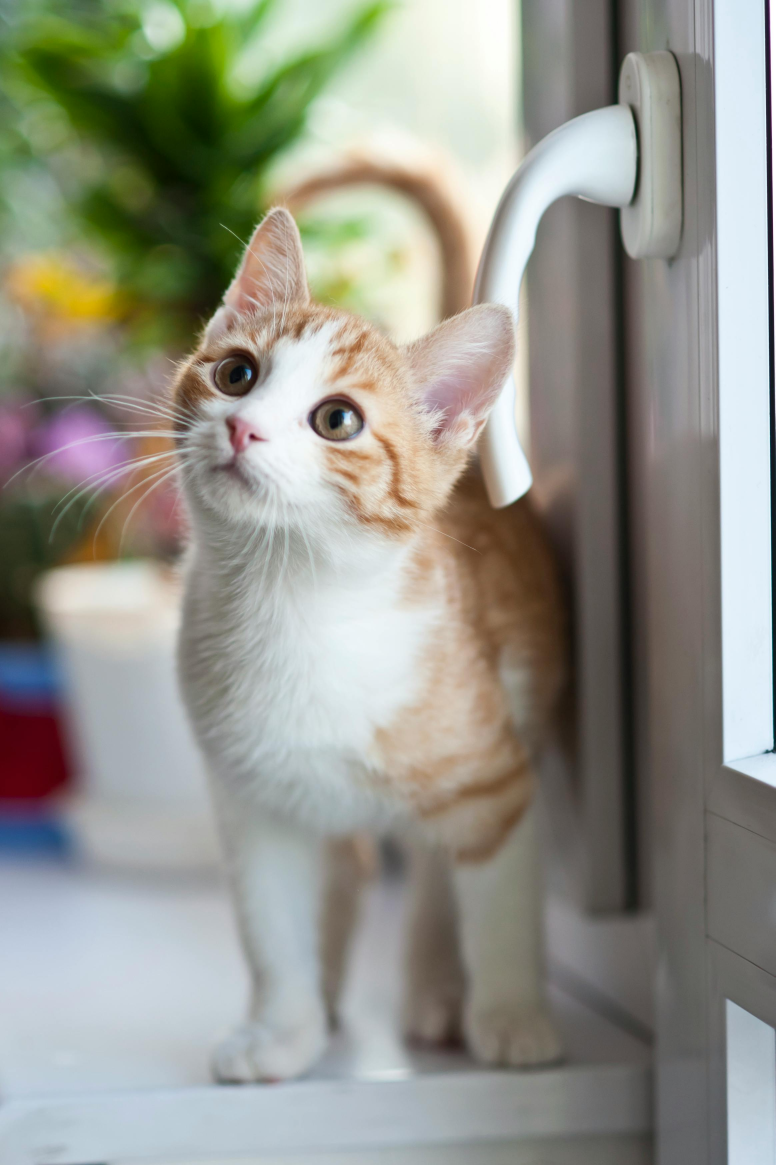
#> input picture cat.jpg, 2326 x 3495 px, given in place of black&white.jpg, which was not available (shown at 1/3 size)
$ python q8.py
#> lines starting #> are read from the running program, lines starting #| are printed output that depends on the picture; pictures that were not available may be replaced by others from this repository, and a replacement may not be noted
import cv2
import numpy as np
def main():
    # 1. Load the two grayscale images
    sq1 = cv2.imread('black&white.jpg', cv2.IMREAD_GRAYSCALE)
#> sq1: shape (3495, 2326); min 3, max 255, mean 147.3
    sq2 = cv2.imread('house.jpg', cv2.IMREAD_GRAYSCALE)
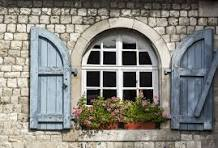
#> input picture house.jpg, 218 x 148 px
#> sq2: shape (148, 218); min 0, max 255, mean 132.3
    if sq1 is None or sq2 is None:
        print("Error: Could not load one of the images. Check the file paths.")
        return
    sq2 = cv2.resize(sq2, (sq1.shape[1], sq1.shape[0]))
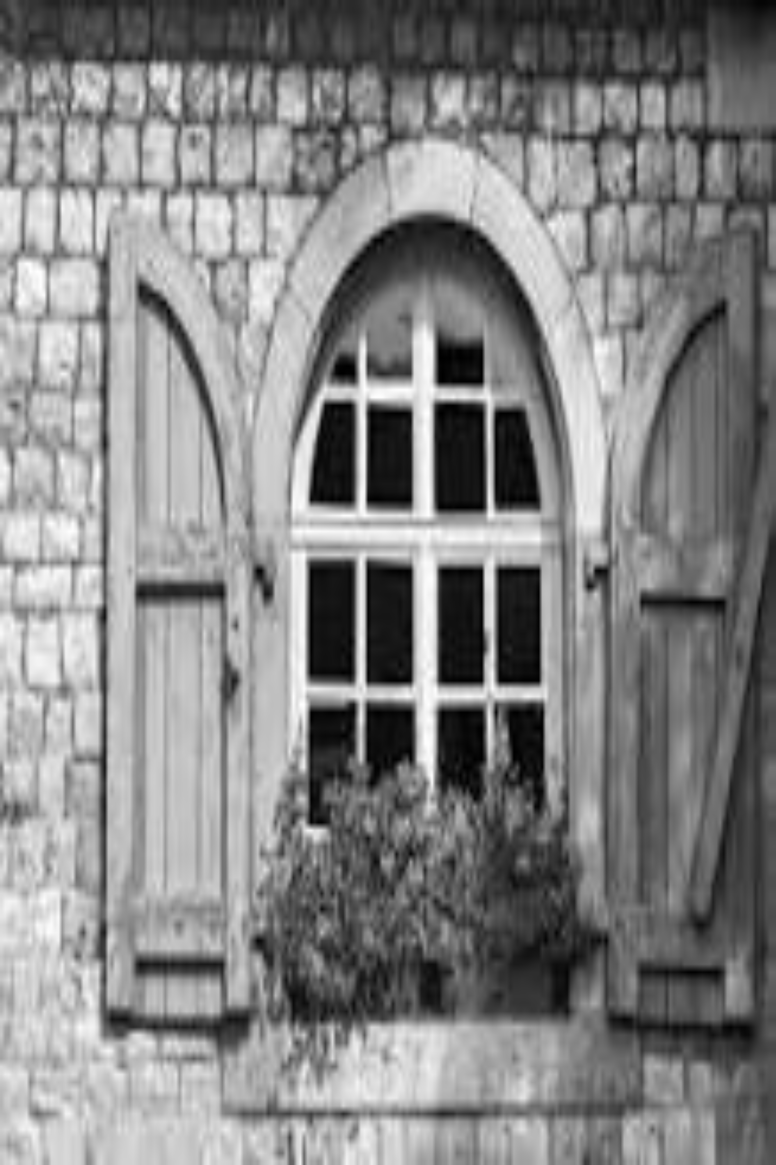
#> sq2: shape (3495, 2326) (shown at 1/3 size); min 0, max 255, mean 132.2

    # (Optional) Convert to true binary (0 or 255) if needed
    # _, sq1 = cv2.threshold(sq1, 127, 255, cv2.THRESH_BINARY)
    # _, sq2 = cv2.threshold(sq2, 127, 255, cv2.THRESH_BINARY)

    octagon_or  = cv2.bitwise_or(sq1, sq2)
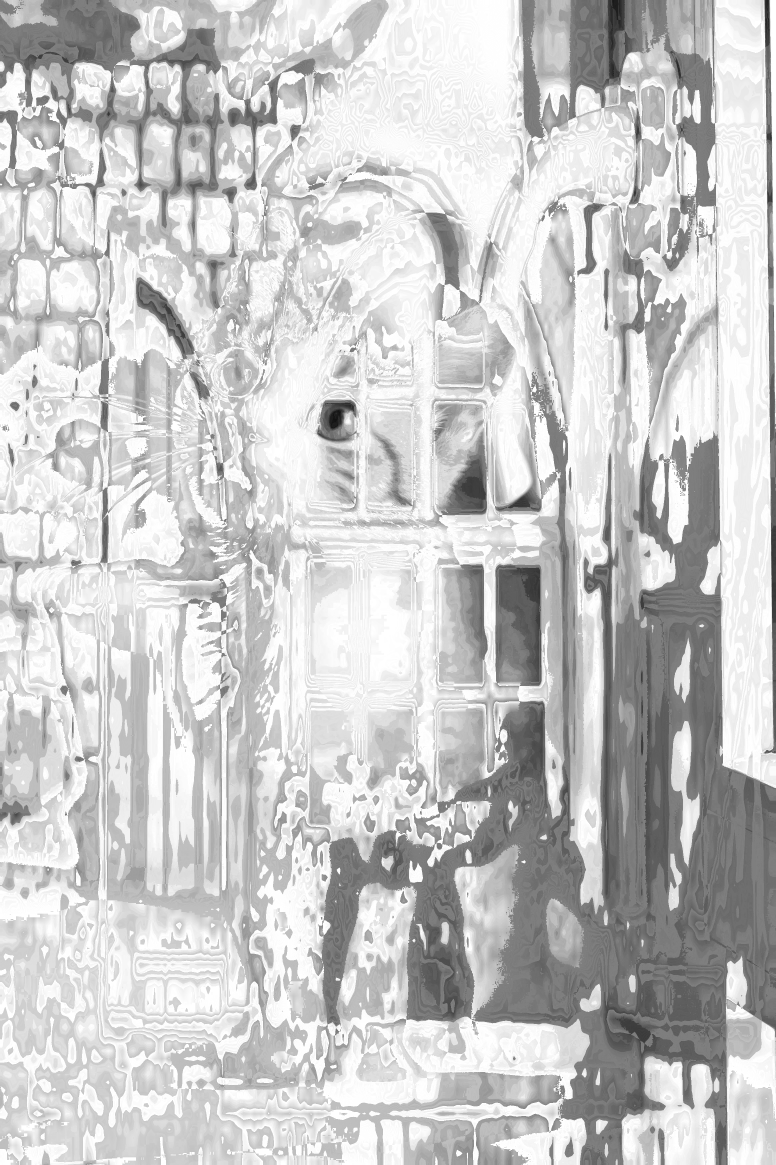
#> octagon_or: shape (3495, 2326) (shown at 1/3 size); min 14, max 255, mean 200.7
    octagon_and = cv2.bitwise_and(sq1, sq2)
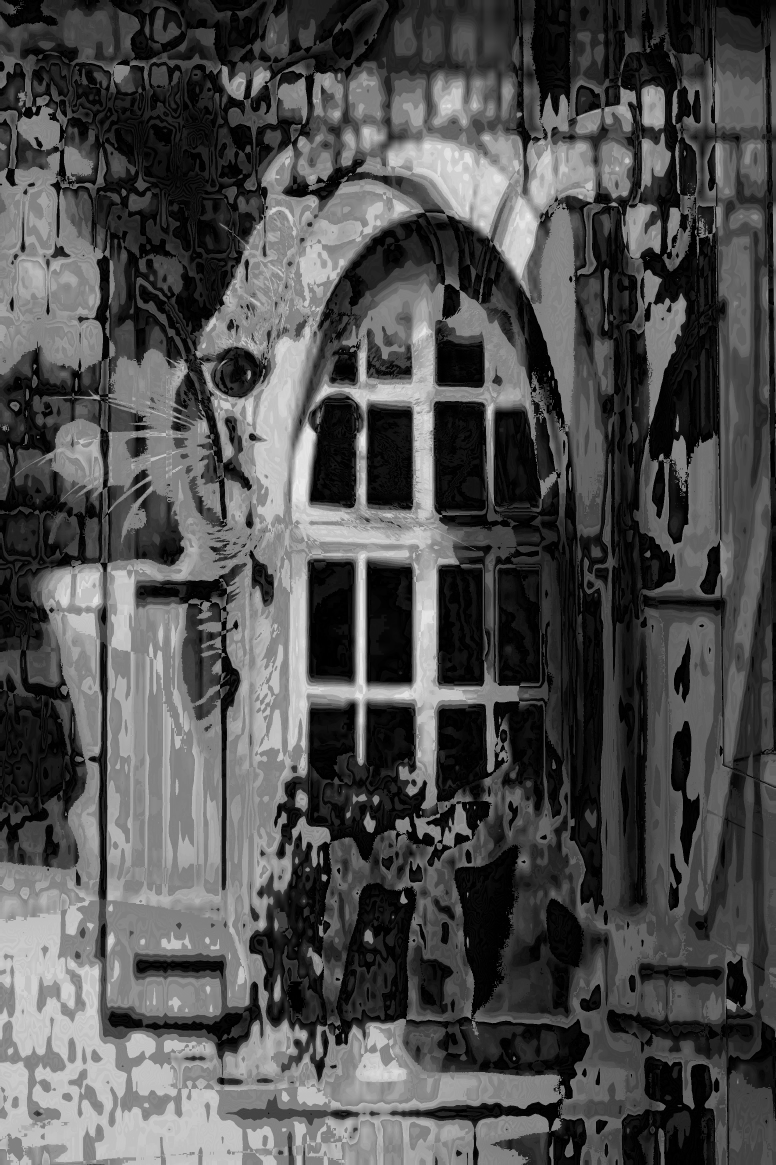
#> octagon_and: shape (3495, 2326) (shown at 1/3 size); min 0, max 247, mean 78.8
    star_xor    = cv2.bitwise_xor(sq1, sq2)
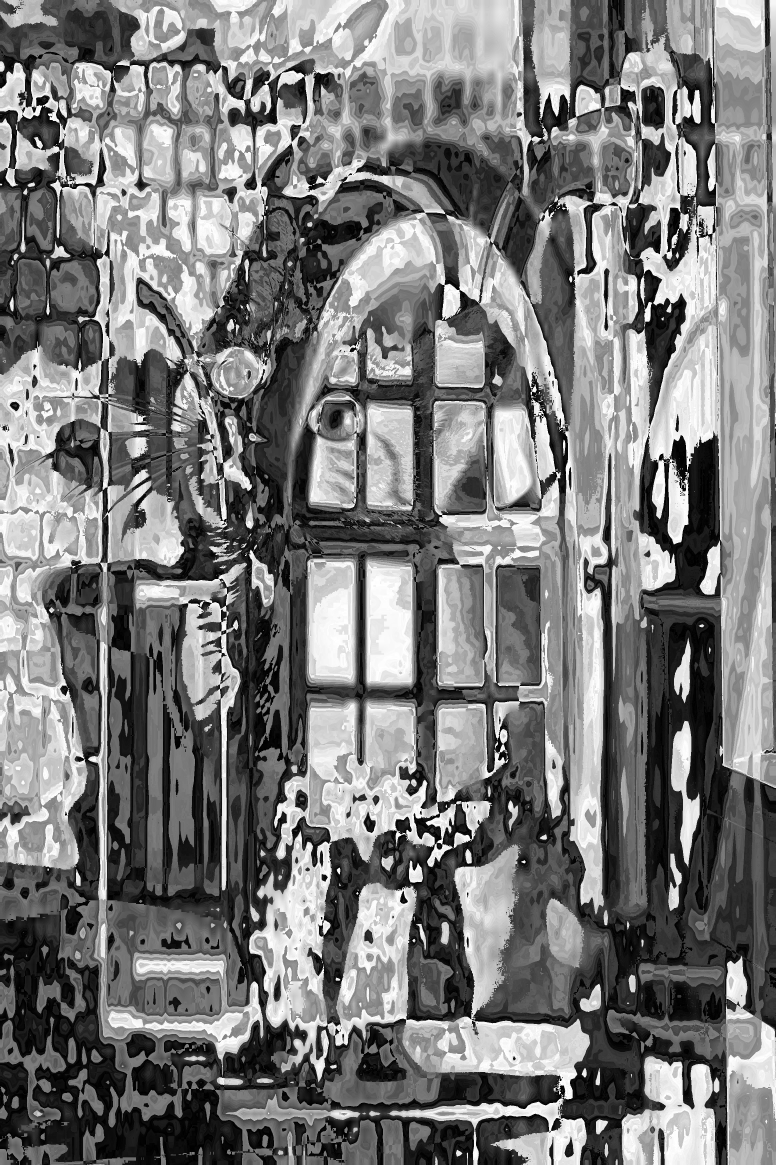
#> star_xor: shape (3495, 2326) (shown at 1/3 size); min 0, max 255, mean 121.9
    cv2.imshow("black&white (sq1)", sq1)
    cv2.imshow("house (sq2) resized", sq2)
    cv2.imshow("Octagon (OR)", octagon_or)
    cv2.imshow("Octagon (AND)", octagon_and)
    cv2.imshow("8-pointed Star (XOR)", star_xor)
    cv2.waitKey(0)
    cv2.destroyAllWindows()

if __name__ == "__main__":
    main()
